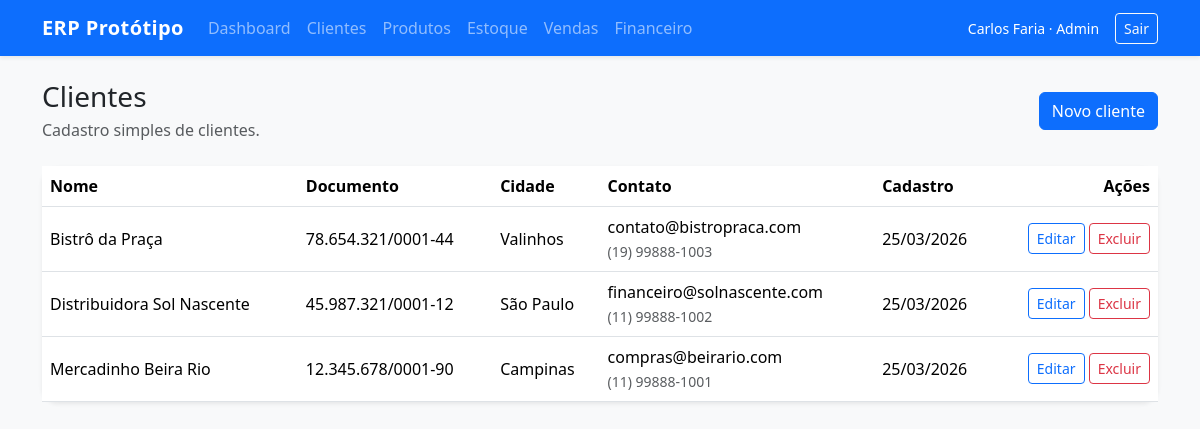
The app's page /clientes (signed in) with its own data.
### tables this page shows
CREATE TABLE users (
    id INTEGER PRIMARY KEY AUTOINCREMENT,
    username TEXT UNIQUE NOT NULL,
    password_hash TEXT NOT NULL,
    full_name TEXT NOT NULL,
    role TEXT NOT NULL
);

CREATE TABLE clients (
    id INTEGER PRIMARY KEY AUTOINCREMENT,
    name TEXT NOT NULL,
    document TEXT NOT NULL,
    email TEXT,
    phone TEXT,
    city TEXT,
    created_at TEXT NOT NULL
);

### app.py (the view)
@app.route("/clientes")
@login_required
def clients_list():
    clients = get_db().execute("SELECT * FROM clients ORDER BY name").fetchall()
    return render_template("clients/list.html", clients=clients)

### app.py (called while the page is built)
def get_db() -> sqlite3.Connection:
    if "db" not in g:
        g.db = sqlite3.connect(app.config["DATABASE"])
        g.db.row_factory = sqlite3.Row
        g.db.execute("PRAGMA foreign_keys = ON")
    return g.db

def format_date(value: str | None) -> str:
    if not value:
        return "-"
    try:
        parsed = datetime.strptime(value, "%Y-%m-%d")
        return parsed.strftime("%d/%m/%Y")
    except ValueError:
        return value

def login_required(view):
    @wraps(view)
    def wrapped_view(**kwargs):
        if session.get("user_id") is None:
            return redirect(url_for("login"))
        return view(**kwargs)
    return wrapped_view

@app.before_request
def load_logged_user() -> None:
    g.user = None
    user_id = session.get("user_id")
    if user_id is not None:
        g.user = get_db().execute(
            "SELECT id, username, full_name, role FROM users WHERE id = ?",
            (user_id,),
        ).fetchone()

### templates/clients/list.html (shortened to what this page needs)
{% extends "base.html" %}
{% block content %}
<div class="d-flex justify-content-between align-items-center mb-4">
  <div>
    <h1 class="h3 mb-1">Clientes</h1>
    <p class="text-muted mb-0">Cadastro simples de clientes.</p>
  </div>
  <a href="{{ url_for('clients_create') }}" class="btn btn-primary">Novo cliente</a>
</div>
<div class="card border-0 shadow-sm">
  <div class="table-responsive">
    <table class="table table-hover align-middle mb-0">
      <thead>
        <tr>
          <th>Nome</th>
          <th>Documento</th>
          <th>Cidade</th>
          <th>Contato</th>
          <th>Cadastro</th>
          <th class="text-end">Ações</th>
        </tr>
      </thead>
      <tbody>
        {% for client in clients %}
        <tr>
          <td>{{ client.name }}</td>
          <td>{{ client.document }}</td>
          <td>{{ client.city }}</td>
          <td>{{ client.email }}<br><span class="text-muted small">{{ client.phone }}</span></td>
          <td>{{ client.created_at|brdate }}</td>
          <td class="text-end">
            <a class="btn btn-sm btn-outline-primary" href="{{ url_for('clients_edit', client_id=client.id) }}">Editar</a>
            <form method="post" action="{{ url_for('clients_delete', client_id=client.id) }}" class="d-inline">
              <button class="btn btn-sm btn-outline-danger" onclick="return confirm('Excluir este cliente?')">Excluir</button>
            </form>
          </td>
        </tr>
        {% else %}
        <tr><td colspan="6" class="text-center py-4 text-muted">Nenhum cliente cadastrado.</td></tr>
        {% endfor %}
      </tbody>
    </table>
  </div>
</div>
{% endblock %}

### templates/base.html (shortened to what this page needs)
<!doctype html>
<html lang="pt-BR">
<head>
  <link href="https://cdn.jsdelivr.net/npm/bootstrap@5.3.3/dist/css/bootstrap.min.css" rel="stylesheet">
  <link rel="stylesheet" href="{{ url_for('static', filename='style.css') }}">
</head>
<body class="bg-light">
  {% if g.user %}
  <nav class="navbar navbar-expand-lg navbar-dark bg-primary shadow-sm">
    <div class="container">
      <a class="navbar-brand fw-semibold" href="{{ url_for('dashboard') }}">ERP Protótipo</a>
      <div class="collapse navbar-collapse" id="navbarMain">
        <ul class="navbar-nav me-auto mb-2 mb-lg-0">
          <li class="nav-item"><a class="nav-link" href="{{ url_for('dashboard') }}">Dashboard</a></li>
          <li class="nav-item"><a class="nav-link" href="{{ url_for('clients_list') }}">Clientes</a></li>
          <li class="nav-item"><a class="nav-link" href="{{ url_for('products_list') }}">Produtos</a></li>
          <li class="nav-item"><a class="nav-link" href="{{ url_for('stock_list') }}">Estoque</a></li>
          <li class="nav-item"><a class="nav-link" href="{{ url_for('sales_list') }}">Vendas</a></li>
          <li class="nav-item"><a class="nav-link" href="{{ url_for('finance_list') }}">Financeiro</a></li>
        </ul>
        <div class="d-flex align-items-center gap-3 text-white">
          <span class="small">{{ g.user["full_name"] }} · {{ g.user["role"]|capitalize }}</span>
          <a class="btn btn-sm btn-outline-light" href="{{ url_for('logout') }}">Sair</a>
        </div>
      </div>
    </div>
  </nav>
  {% endif %}
  <main class="py-4">
    <div class="container">
      {% block content %}{% endblock %}
    </div>
  </main>
</body>
</html>

### static/style.css (style rules this page uses)
body { min-height: 100vh; }
.table > :not(caption) > * > * { vertical-align: middle; }
.card { border-radius: 1rem; }
.navbar-brand { letter-spacing: 0.02em; }

### records on screen
users: user.full_name "Carlos Faria", user.role "Admin"
clients: name "Bistrô da Praça", document "78.654.321/0001-44", city "Valinhos", email "contato@bistropraca.com", phone "(19) 99888-1003", created_at|brdate "25/03/2026"
clients: name "Distribuidora Sol Nascente", document "45.987.321/0001-12", city "São Paulo", email "financeiro@solnascente.com", phone "(11) 99888-1002", created_at|brdate "25/03/2026"
clients: name "Mercadinho Beira Rio", document "12.345.678/0001-90", city "Campinas", email "compras@beirario.com", phone "(11) 99888-1001", created_at|brdate "25/03/2026"
